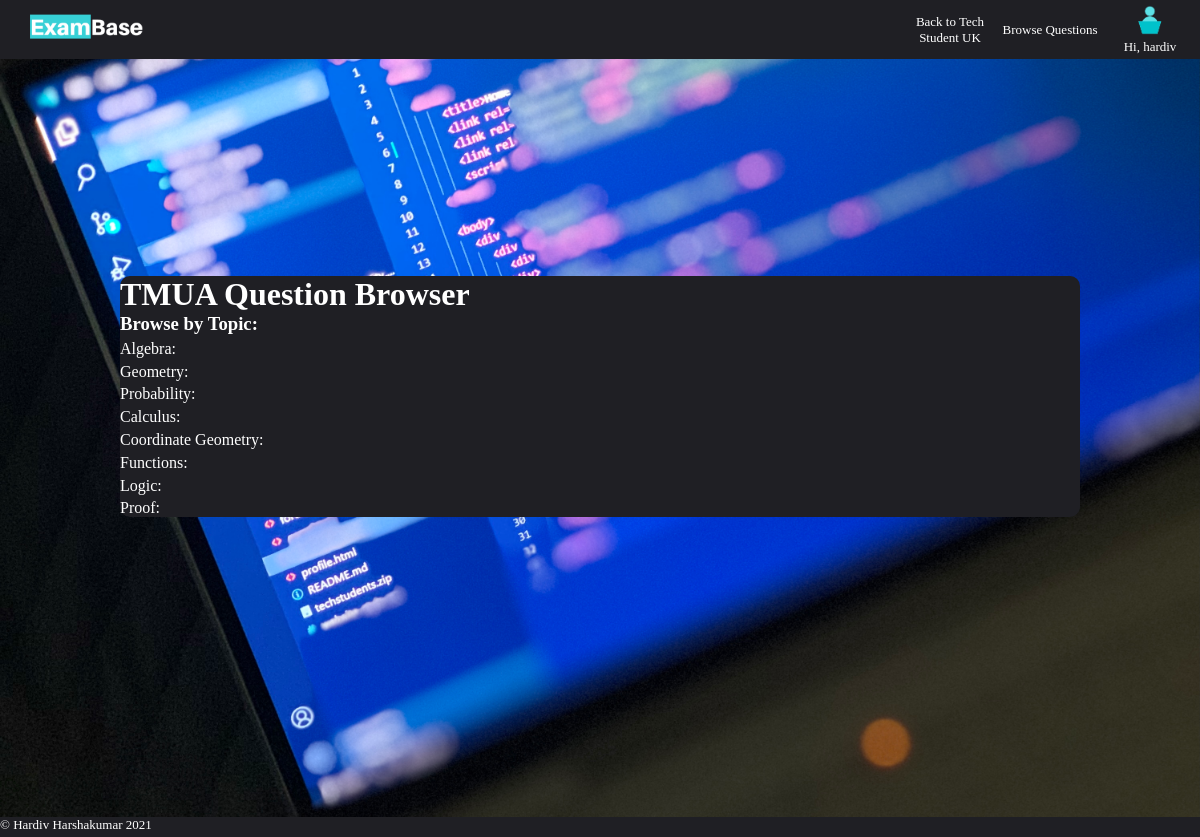
The page /exambase/TMUA/ (signed in) on the database its author committed.
### exambase/models.py (models this page shows)
class Topic(models.Model):
    topic = models.CharField(max_length=200)
    def __str__(self):
        return self.topic

### exambase/views.py (the view)
# urls.py: path('<str:exam_name>/', views.exam_question_browser_view, name="exam_q_browser"),
def exam_question_browser_view(request, exam_name):
    topics = Topic.objects.all()
    exam_name = exam_name.upper()
    papers = Exam.objects.filter(paper_name=exam_name)
    questions = []
    for paper in papers:
        questions = list(chain(questions, Question.objects.filter(exam=paper)))
    context = {
        'topic_objs': topics,
        'question_objs': questions,
        'exam_name': exam_name
    }
    return render(request, 'exambase/exam_question_browser.html', context)

### exambase/templates/exambase/exam_question_browser.html (shortened to what this page needs)
{% extends 'exambase/base_browse.html' %}
{% block content %}
    <div id="browser">
        <h1>{{ exam_name }} Question Browser</h1>
        <h3>Browse by Topic:</h3>
        <ul>
            {% for t_obj in topic_objs %}
                <li style="list-style-type: none; padding-top: 0.5%">
                    {{ t_obj }}:
                </li>
            {% endfor %}
        </ul>
    </div>
{% endblock %}

### exambase/templates/exambase/navbar.html (shortened to what this page needs)
{% load static %}
<nav class="navbar">
    {% if user.is_authenticated %}
        <a href="{% url 'exambase:dashboard' %}">
            <img id="logo" src="{% static 'exambase/images/logo.png' %}" alt="ExamBase">
        </a>
    {% else %}
        <a href="{% url 'exambase:home' %}">
            <img id="logo" src="{% static 'exambase/images/logo.png' %}" alt="Exambase">
        </a>
    {% endif %}
    <ul>
        <li class="selectable"><a href="{% url 'content:home' %}">Back to Tech Student UK</a></li>
        {% if user.is_authenticated %}
            <li class="selectable"><a href="{% url 'exambase:exam_browser' %}">Browse Questions</a></li>
        {% endif %}
        <li class="selectable">
            {% if user.is_authenticated %}
                <a href="{% url 'exambase:account' %}">
                    <img id="profile-photo" src="{% static 'exambase/images/profile.png' %}" alt="Profile">
                    <p>Hi, {{ user.get_username }}</p>
                </a>
            {% else %}
                <a href="{% url 'login' %}">
                    <img id="profile-photo" src="{% static 'exambase/images/profile.png' %}" alt="Profile">
                    <p>Sign In</p>
                </a>
            {% endif %}
        </li>
    </ul>
</nav>

### exambase/static/exambase/style.css (style rules this page uses)
* { margin: 0; padding: 0; box-sizing: border-box; }
body { background-image: url("images/background.jpg"); background-size: cover; background-position: center; background-attachment: fixed; margin: 0; padding: 0; height: auto; }
a { text-underline: none; }
#browser { background-color: #1f1f24; color: #ffffff; border-radius: 10px; height: auto; width: 80%; vertical-align: center; horiz-align: center; list-style: none; margin: 5%; }
.navbar { background-color: #1f1f24; text-align: center; font-size: small; position: fixed; top: 0; width: 100%; display: flex; justify-content: space-between; }
.navbar ul { display: inline-flex; list-style: none; }
.navbar ul li { width: 100px; margin: 0.5%; padding: 0.25%; display: flex; flex-direction: column; justify-content: center; list-style: none; }
.navbar ul li a { text-decoration: none; color: white; list-style: none; }
#logo { height: 45px; margin: 5px; padding: 5px 5px 5px 20px; align-self: flex-start; }
#profile-photo { height: 30px; margin: 0; padding: 0; }

### rows shown on the page
Topic: topic "Algebra"
Topic: topic "Geometry"
Topic: topic "Probability"
Topic: topic "Calculus"
Topic: topic "Coordinate Geometry"
Topic: topic "Functions"
Topic: topic "Logic"
Topic: topic "Proof"

### other values the page prints
{{ user.get_username }} "hardiv"
{{ exam_name }} "TMUA"
